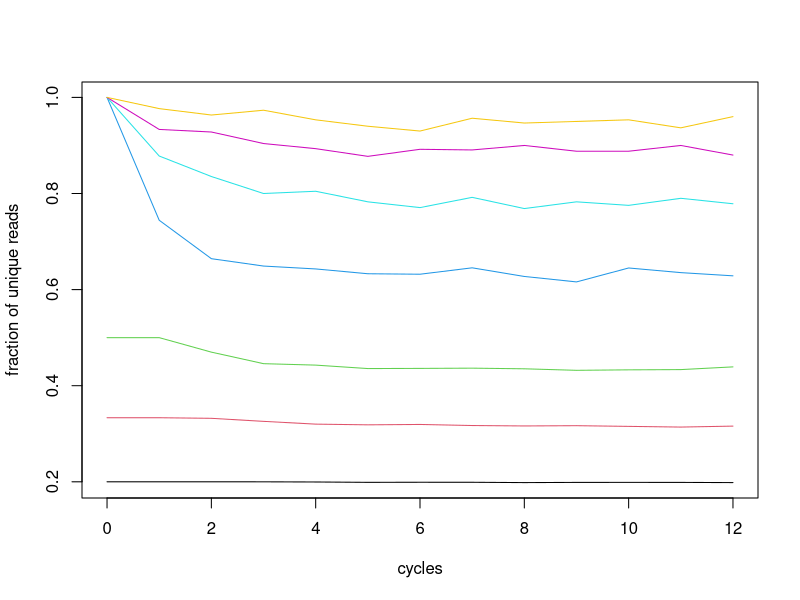

Generate this figure with R:
nmol=3e+3
g=1:nmol
gc=as.character(g)

nc=12;frs=c(5,3,2,1,0.5,0.25,0.1)
quartz()
for (f in 1:length(frs)) {
	fr=frs[f]
	nreads=round(fr*nmol,0)
	ufrac=c()
	for (c in 0:nc){
		gcs=rep(gc,2^c)
		if (length(gcs)<nreads) { 
			sa=gcs 
		} else { 
			sa=sample(gcs,nreads)
		}
		ufrac=append(ufrac,length(unique(sa))/nreads)
	}
	uu=data.frame(cbind(ufrac,"cycles"=0:nc))
	
	if (f==1) { 
		plot(ufrac~cycles,uu,ylim=c(min(ufrac),1),type="l",ylab="fraction of unique reads") 
	} else {
		lines(ufrac~cycles,uu,col=f) 
	}
}